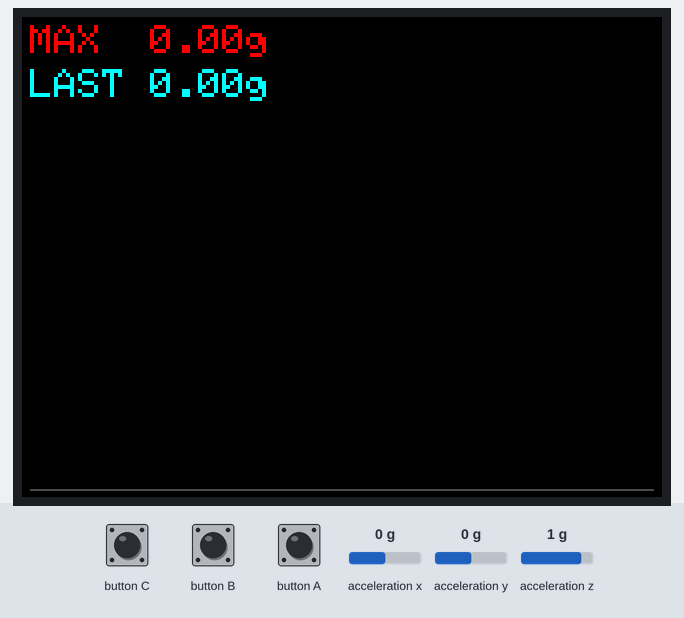
Recording of a sketch running on a simulated ESP32. On the bench: 320×240 colour display. The inputs (shaded band) are chosen by the test bench; at power-on: acceleration x 0 g, acceleration y 0 g, acceleration z 1 g. What the sketch prints to the serial monitor is not drawn.

Above: at 1.4 s.
1.5 s: acceleration x set to -1.4 g
At 2.69 s:
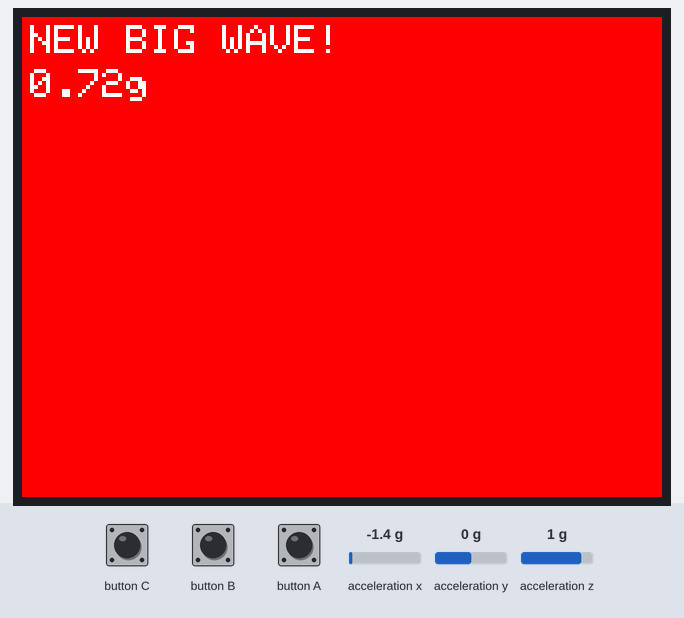
4.5 s: button A pressed for 0.15 s
At 5.0 s:
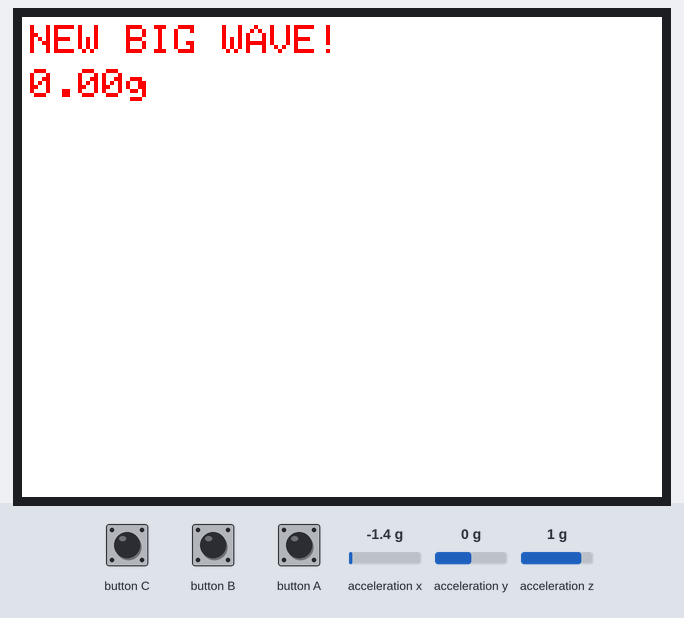
7.6 s: acceleration y set to -1.4 g
At 9.3 s:
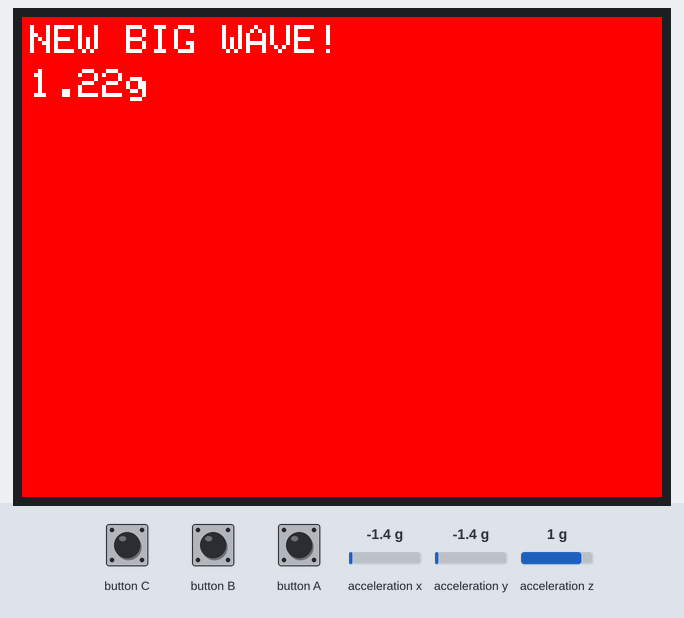
10.6 s: button A pressed for 1 s
At 11.15 s:
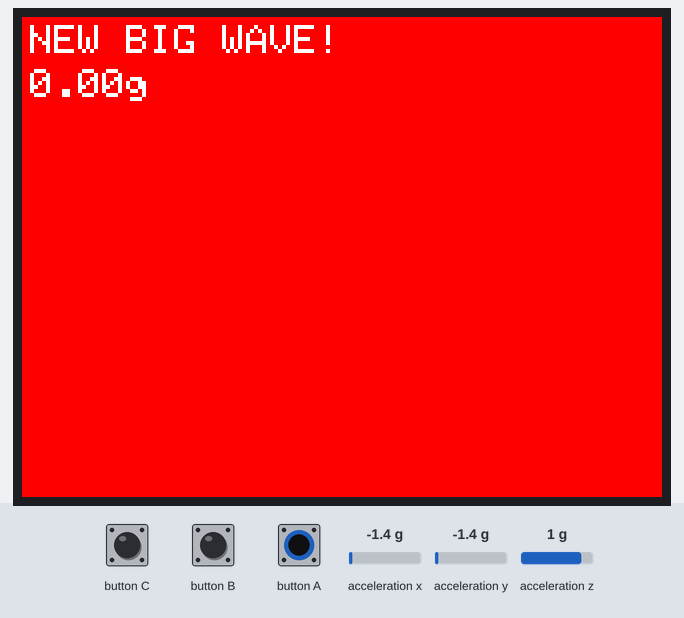
14.6 s: acceleration z set to -1.4 g
At 17.31 s:
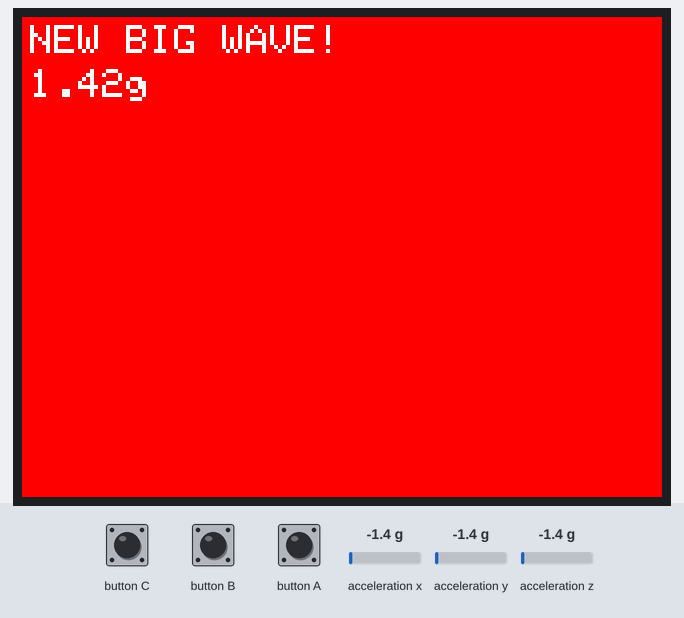
17.6 s: button A pressed for 3.2 s
At 23.8 s:
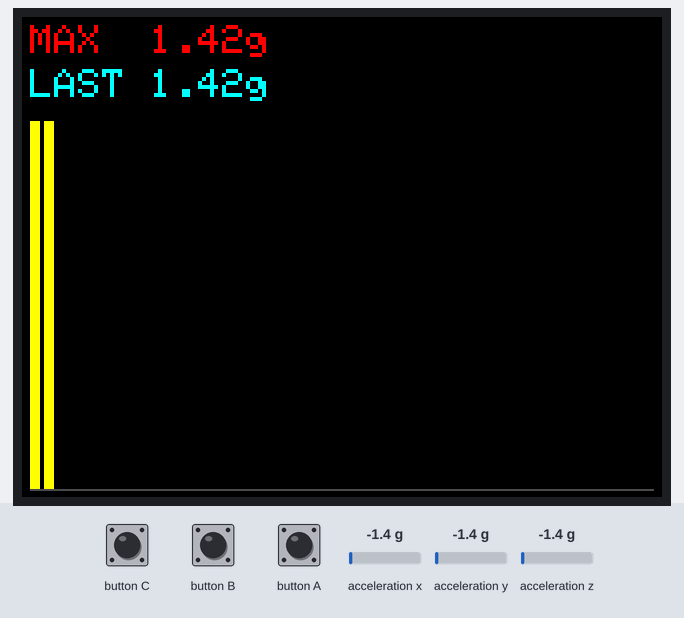
Timing chart, 0 to 24.8 s (numbered marks = the images above; inputs shaded):
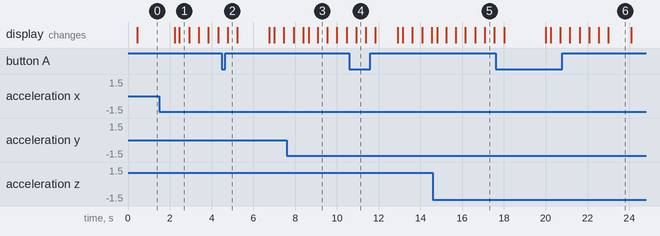

Measured:
- after the input at 1.5 s, the display: first changes after 0.73 s (image 1 shows a later state)
- after the input at 17.6 s, the display: first changes after 0.40 s (image 6 shows a later state)
- what the display in image 1 shows lasts 0.4 s, from 2.5 s to 2.9 s
- what the display in image 6 shows lasts 1.1 s, from 23.0 s to 24.1 s

The sketch:

wave_detector.ino
```cpp
/*
 * wave_detector.ino — Boat wave impact meter for the M5StickC PLUS
 *
 * Hardware : M5StickC PLUS (ESP32-PICO-D4, 1.14" 135×240 ST7789v2, MPU6886 IMU)
 * Toolchain: arduino-cli + esp32:esp32 core + M5Unified 0.2.17+
 *
 * What it does:
 *   The IMU accelerometer is sampled continuously. Every 2-second window, the
 *   peak g-force seen above resting (1 g) during that window is recorded as
 *   the "last wave" reading and pushed into a scrolling history graph — a new
 *   bar appears every 2 seconds whether or not the boat actually hit anything.
 *
 * Controls:
 *   BtnA (front "M5") — Clear the graph history and the recorded max wave
 *
 * Alerts:
 *   New biggest wave ever recorded -> screen flashes red/white for 3 seconds
 *
 * ─── STATE RESET ───────────────────────────────────────────────────────────
 *  All state lives in RAM (ordinary global variables). There is NO NVS,
 *  RTC, SPIFFS, or Preferences persistence anywhere in this file. A power
 *  cycle wipes the max wave and history. This is intentional.
 * ────────────────────────────────────────────────────────────────────────────
 *
 * Build:
 *   ACLI=~/Arduino/libraries/bin/arduino-cli
 *   $ACLI compile --fqbn esp32:esp32:m5stack_stickc_plus wave_detector
 *   $ACLI upload  -p /dev/ttyUSB0 --fqbn esp32:esp32:m5stack_stickc_plus wave_detector
 *   # FTDI fallback: append  :UploadSpeed=115200  to the FQBN above
 *   $ACLI monitor -p /dev/ttyUSB0 -c baudrate=115200
 */

#include <M5Unified.h>

// ════════════════════════════════════════════════════════
//  TUNING CONSTANTS
// ════════════════════════════════════════════════════════

// Graph / sampling window. Every WINDOW_MS, the peak g-force seen during that
// window becomes the newest "wave" reading — this drives both the graph
// cadence and what "LAST" means.
constexpr int HISTORY_SIZE = 40;             // bars kept for the scrolling graph
constexpr uint32_t WINDOW_MS = 2000;         // sampling window / redraw cadence
constexpr float GRAPH_MIN_SCALE = 0.5f;      // graph never scales tighter than this (g)

// New-record flash
constexpr uint32_t FLASH_TOTAL_MS = 3000;
constexpr uint32_t FLASH_TOGGLE_MS = 150;

constexpr int BAUD = 115200;

// ════════════════════════════════════════════════════════
//  STATE
// ════════════════════════════════════════════════════════

static M5Canvas   canvas(&M5.Display);
static bool       useSprite = false;
static LovyanGFX* screen;
static int W, H;

float waveHistory[HISTORY_SIZE] = {0};
int   historyCount = 0;   // how many valid entries (until buffer fills)
int   historyHead   = 0;   // index where the next entry will be written

float maxWave    = 0.0f;
float recentWave = 0.0f;

float    windowPeak        = 0.0f;   // running peak within the current window
uint32_t lastWindowMs       = 0;

bool     flashActive      = false;
uint32_t flashStartMs      = 0;

bool     forceRedraw       = true;

// Colours
constexpr uint16_t C_BG      = 0x0000u;
constexpr uint16_t C_TEXT    = 0xFFFFu;
constexpr uint16_t C_MAX     = 0xF800u;   // red
constexpr uint16_t C_LAST    = 0x07FFu;   // cyan
constexpr uint16_t C_AXIS    = 0x4A69u;
constexpr uint16_t C_BAR     = 0x07E0u;   // green
constexpr uint16_t C_BAR_MAX = 0xFFE0u;   // yellow — bar that IS the current max

// ════════════════════════════════════════════════════════
//  FORWARD DECLARATIONS
// ════════════════════════════════════════════════════════

void finalizeWindow(float peak, uint32_t now);
void clearStats();
void drawStats();
void drawFlashFrame(uint32_t now);

// ════════════════════════════════════════════════════════
//  SETUP
// ════════════════════════════════════════════════════════

void setup() {
    Serial.begin(BAUD);

    auto cfg = M5.config();
    M5.begin(cfg);

    M5.Display.setRotation(1);   // landscape, 240x135 — easier to read on a moving boat
    W = M5.Display.width();
    H = M5.Display.height();
    M5.Display.fillScreen(C_BG);

    if (canvas.createSprite(W, H)) {
        screen    = &canvas;
        useSprite = true;
        Serial.println("[wave] sprite OK");
    } else {
        screen    = &M5.Display;
        useSprite = false;
        Serial.println("[wave] sprite FAIL — direct draw");
    }

    Serial.printf("[wave] %dx%d  BtnA=clear\n", W, H);
}

// ════════════════════════════════════════════════════════
//  MAIN LOOP
// ════════════════════════════════════════════════════════

void loop() {
    const uint32_t now = millis();
    M5.update();

    // ── Clear ─────────────────────────────────────────
    if (M5.BtnA.wasPressed()) {
        clearStats();
        windowPeak   = 0.0f;
        lastWindowMs = now;
        forceRedraw  = true;
    }

    // ── IMU sample ─────────────────────────────────────
    float ax = 0.0f, ay = 0.0f, az = 1.0f;
    M5.Imu.getAccel(&ax, &ay, &az);
    const float mag   = sqrtf(ax * ax + ay * ay + az * az);
    const float delta = fabsf(mag - 1.0f);
    if (delta > windowPeak) windowPeak = delta;

    // ── Window finalize (drives both the graph and "LAST") ────
    const bool windowElapsed = (now - lastWindowMs >= WINDOW_MS);
    if (windowElapsed) {
        finalizeWindow(windowPeak, now);
        windowPeak   = 0.0f;
        lastWindowMs = now;
    }

    // ── Render ─────────────────────────────────────────
    if (flashActive) {
        if (now - flashStartMs >= FLASH_TOTAL_MS) {
            flashActive = false;
            forceRedraw = true;
        } else {
            drawFlashFrame(now);
        }
    } else if (forceRedraw || windowElapsed) {
        forceRedraw = false;
        drawStats();
    }
}

// ════════════════════════════════════════════════════════
//  WINDOW HANDLING
// ════════════════════════════════════════════════════════

void finalizeWindow(float peak, uint32_t now) {
    recentWave = peak;

    waveHistory[historyHead] = peak;
    historyHead = (historyHead + 1) % HISTORY_SIZE;
    if (historyCount < HISTORY_SIZE) historyCount++;

    Serial.printf("[wave] last=%.2fg\n", peak);

    if (peak > maxWave) {
        maxWave     = peak;
        flashActive = true;
        flashStartMs = now;
        Serial.printf("[wave] NEW MAX=%.2fg\n", maxWave);
    }
}

void clearStats() {
    maxWave     = 0.0f;
    recentWave  = 0.0f;
    historyCount = 0;
    historyHead  = 0;
    for (int i = 0; i < HISTORY_SIZE; i++) waveHistory[i] = 0.0f;
    Serial.println("[wave] cleared");
}

// ════════════════════════════════════════════════════════
//  RENDERING — stats + graph
// ════════════════════════════════════════════════════════

void drawStats() {
    screen->fillScreen(C_BG);

    // ── Header stats ──────────────────────────────────
    screen->setTextSize(2);
    screen->setTextColor(C_MAX, C_BG);
    screen->setCursor(4, 4);
    screen->printf("MAX  %.2fg", maxWave);

    screen->setTextColor(C_LAST, C_BG);
    screen->setCursor(4, 26);
    screen->printf("LAST %.2fg", recentWave);

    // ── Graph area ─────────────────────────────────────
    const int graphX = 4;
    const int graphY = 52;
    const int graphW = W - 2 * graphX;
    const int graphH = H - graphY - 4;

    screen->drawFastHLine(graphX, graphY + graphH, graphW, C_AXIS);

    // Dynamic scale: the tallest bar CURRENTLY VISIBLE reaches the top of the
    // graph area — so detail stays readable even after a big wave scrolls off.
    float visibleMax = 0.0f;
    for (int i = 0; i < historyCount; i++) {
        int srcIdx = (historyHead - historyCount + i + HISTORY_SIZE) % HISTORY_SIZE;
        if (waveHistory[srcIdx] > visibleMax) visibleMax = waveHistory[srcIdx];
    }
    float scale = visibleMax > GRAPH_MIN_SCALE ? visibleMax : GRAPH_MIN_SCALE;

    const int barSlotW = graphW / HISTORY_SIZE;
    const int barW     = barSlotW > 2 ? barSlotW - 2 : 1;

    for (int i = 0; i < historyCount; i++) {
        // oldest-to-newest, left-to-right
        int srcIdx = (historyHead - historyCount + i + HISTORY_SIZE) % HISTORY_SIZE;
        float v = waveHistory[srcIdx];

        int barH = (int)((v / scale) * graphH);
        if (barH < 1) barH = 1;
        if (barH > graphH) barH = graphH;

        int bx = graphX + i * barSlotW;
        int by = graphY + graphH - barH;

        uint16_t col = (v >= maxWave - 0.001f && v > 0.0f) ? C_BAR_MAX : C_BAR;
        screen->fillRect(bx, by, barW, barH, col);
    }

    if (useSprite) canvas.pushSprite(0, 0);
}

// ════════════════════════════════════════════════════════
//  RENDERING — new-record flash (red/white strobe, ~3s)
// ════════════════════════════════════════════════════════

void drawFlashFrame(uint32_t now) {
    const uint32_t elapsed = now - flashStartMs;
    const bool showWhite = ((elapsed / FLASH_TOGGLE_MS) % 2) == 0;
    uint16_t col = showWhite ? TFT_WHITE : TFT_RED;

    screen->fillScreen(col);

    screen->setTextSize(2);
    screen->setTextColor(showWhite ? TFT_RED : TFT_WHITE, col);
    screen->setCursor(4, 4);
    screen->print("NEW BIG WAVE!");
    screen->setCursor(4, 26);
    screen->printf("%.2fg", maxWave);

    if (useSprite) canvas.pushSprite(0, 0);
}
```
